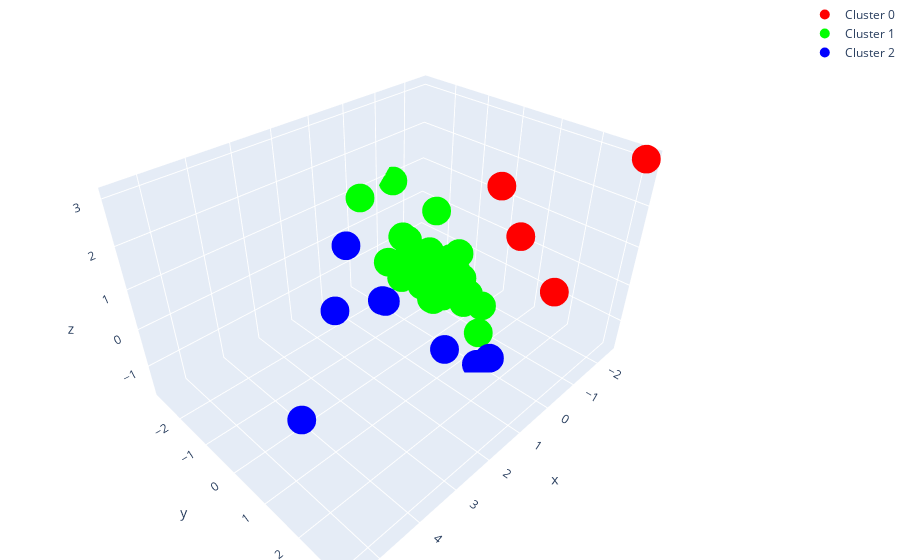

Write notebook code for a chart like this one.
### Code cell
# membuat visualisasi 3D untuk setiap klaster
# klaster 1
Cluster0= go.Scatter3d(
        x=df_pca_3[df_pca_3['cluster']==0]['PC1'],
        y=df_pca_3[df_pca_3['cluster']==0]['PC2'],
        z=df_pca_3[df_pca_3['cluster']==0]['PC3'],
        mode="markers",
        marker=dict(
                    size=10,
                    color="rgb(255,0,0)",
        ),
        name="Cluster 0"
)

#klaster 2
Cluster1= go.Scatter3d(
        x=df_pca_3[df_pca_3['cluster']==1]['PC1'],
        y=df_pca_3[df_pca_3['cluster']==1]['PC2'],
        z=df_pca_3[df_pca_3['cluster']==1]['PC3'],
        mode="markers",
        marker=dict(
                    size=10,
                    color="rgb(0,255,0)",
        ),
        name="Cluster 1"
)

# klaster 3
Cluster2= go.Scatter3d(
        x=df_pca_3[df_pca_3['cluster']==2]['PC1'],
        y=df_pca_3[df_pca_3['cluster']==2]['PC2'],
        z=df_pca_3[df_pca_3['cluster']==2]['PC3'],
        mode="markers",
        marker=dict(
                    size=10,
                    color="rgb(0,0,255)",
        ),
        name="Cluster 2"
)


data_plot_km=[Cluster0,Cluster1,Cluster2]

# membuat plot
layout = go.Layout(
    margin=dict(l=0, r=0, b=0, t=0))

fig=go.Figure(data = data_plot_km, layout = layout)
iplot(fig)

### Figure 1 — Plotly figure (JSON) as saved in the notebook; plotly's stock layout.template omitted (floating-point values rounded to 4 significant figures)
{"data": [{"marker": {"color": "rgb(255,0,0)", "size": 10}, "mode": "markers", "name": "Cluster 0", "type": "scatter3d", "x": [-0.4672, -2.492, -1.179, -1.201], "y": [2.73, 3.107, 0.6983, 1.31], "z": [0.7062, 3.073, 2.085, 1.079]}, {"marker": {"color": "rgb(0,255,0)", "size": 10}, "mode": "markers", "name": "Cluster 1", "type": "scatter3d", "x": [0.08106, -0.1853, -0.4271, -0.7029, 0.1303, -0.7419, -0.4942, 0.01897, -0.3631, -0.09428, -0.6659, 0.3686, -0.8305, 0.03124, -0.09978, -5.727e-05, -0.9804, -0.4236, -0.4574, 0.5793, 0.866, 0.1154, -0.2155, -0.5152, 0.2803, -0.7628, -0.5568, 0.4453, 0.1572, -0.5777, -0.1884, -0.9468, -1.385], "y": [-0.01172, -0.3582, -0.481, -0.01377, -0.3829, 0.005199, -0.03012, -0.3225, -0.1901, 0.01417, 0.1993, -0.7076, 0.2993, -0.6762, -1.186, 0.2015, 0.1527, -0.6535, -0.6514, -0.5504, -0.6874, -0.03378, -0.4701, 0.9178, -0.3627, 0.222, -0.3397, -2.03, -0.3063, -0.5892, -1.116, 0.6265, -2.807], "z": [-0.645, -0.4171, -0.3518, -0.232, -0.1488, 0.2552, 0.2177, -0.3461, -0.1415, -0.5451, -0.309, 0.2086, -0.8037, 0.1435, 0.4696, -0.4776, -1.038, -0.1491, 0.1381, -0.04431, 0.447, -0.6123, 0.007122, -1.451, -0.09166, -1.06, -0.584, 1.379, -0.3474, 1.206, 0.3715, -1.04, 0.8743]}, {"marker": {"color": "rgb(0,0,255)", "size": 10}, "mode": "markers", "name": "Cluster 2", "type": "scatter3d", "x": [0.1418, 1.505, -0.0208, 2.938, 1.585, 0.6288, 5.48, 1.623], "y": [1.423, -0.1325, 1.647, -0.08505, -1.257, 0.8622, 2.118, -0.1003], "z": [-1.696, -0.006058, -1.472, 0.5527, 0.9445, -1.295, 1.047, 0.09979]}], "layout": {"margin": {"b": 0, "l": 0, "r": 0, "t": 0}}}
